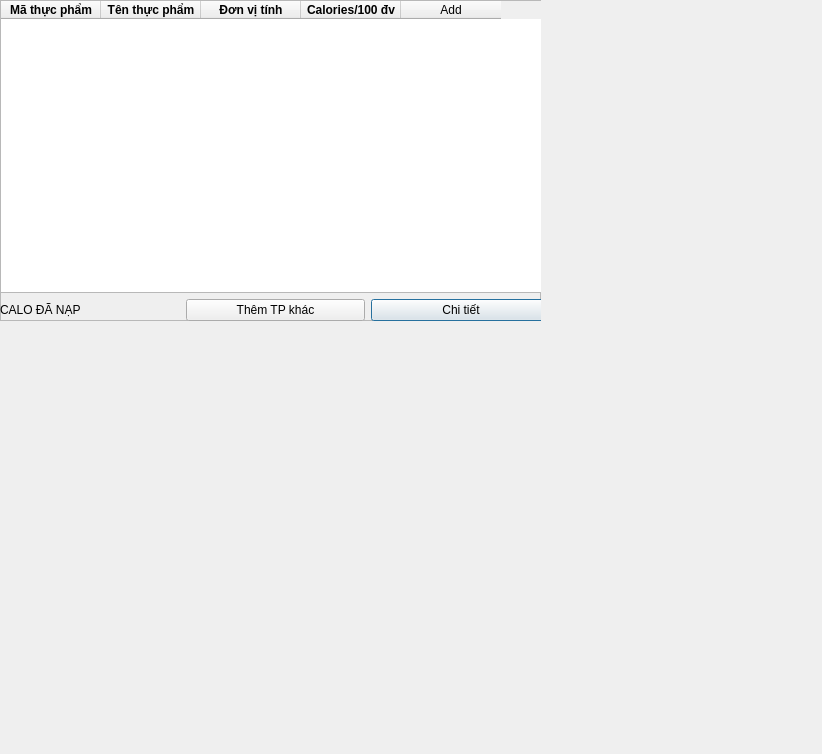
<?xml version="1.0" encoding="UTF-8"?>
<ui version="4.0">
 <class>FoodTab</class>
 <widget class="QDialog" name="FoodTab">
  <property name="geometry">
   <rect>
    <x>0</x>
    <y>0</y>
    <width>822</width>
    <height>754</height>
   </rect>
  </property>
  <property name="windowTitle">
   <string>Dialog</string>
  </property>
  <widget class="QFrame" name="frame">
   <property name="geometry">
    <rect>
     <x>0</x>
     <y>0</y>
     <width>541</width>
     <height>321</height>
    </rect>
   </property>
   <property name="frameShape">
    <enum>QFrame::StyledPanel</enum>
   </property>
   <property name="frameShadow">
    <enum>QFrame::Raised</enum>
   </property>
   <widget class="QWidget" name="gridLayoutWidget">
    <property name="geometry">
     <rect>
      <x>0</x>
      <y>0</y>
      <width>551</width>
      <height>321</height>
     </rect>
    </property>
    <layout class="QGridLayout" name="gridLayout">
     <item row="0" column="0" colspan="3">
      <widget class="QTableWidget" name="tableWidget">
       <property name="tabletTracking">
        <bool>false</bool>
       </property>
       <property name="sizeAdjustPolicy">
        <enum>QAbstractScrollArea::AdjustToContents</enum>
       </property>
       <attribute name="verticalHeaderVisible">
        <bool>false</bool>
       </attribute>
       <column>
        <property name="text">
         <string>Mã thực phẩm</string>
        </property>
        <property name="font">
         <font>
          <bold>true</bold>
         </font>
        </property>
       </column>
       <column>
        <property name="text">
         <string>Tên thực phẩm</string>
        </property>
        <property name="font">
         <font>
          <bold>true</bold>
         </font>
        </property>
       </column>
       <column>
        <property name="text">
         <string>Đơn vị tính</string>
        </property>
        <property name="font">
         <font>
          <bold>true</bold>
         </font>
        </property>
       </column>
       <column>
        <property name="text">
         <string>Calories/100 đv</string>
        </property>
        <property name="font">
         <font>
          <bold>true</bold>
         </font>
        </property>
       </column>
       <column>
        <property name="text">
         <string>Add</string>
        </property>
       </column>
      </widget>
     </item>
     <item row="1" column="0">
      <widget class="QLabel" name="calolabel">
       <property name="text">
        <string>CALO ĐÃ NẠP</string>
       </property>
      </widget>
     </item>
     <item row="1" column="2">
      <widget class="QPushButton" name="detailButton">
       <property name="text">
        <string>Chi tiết</string>
       </property>
      </widget>
     </item>
     <item row="1" column="1">
      <widget class="QPushButton" name="pushButton">
       <property name="text">
        <string>Thêm TP khác</string>
       </property>
      </widget>
     </item>
    </layout>
   </widget>
  </widget>
 </widget>
 <resources/>
 <connections/>
</ui>
